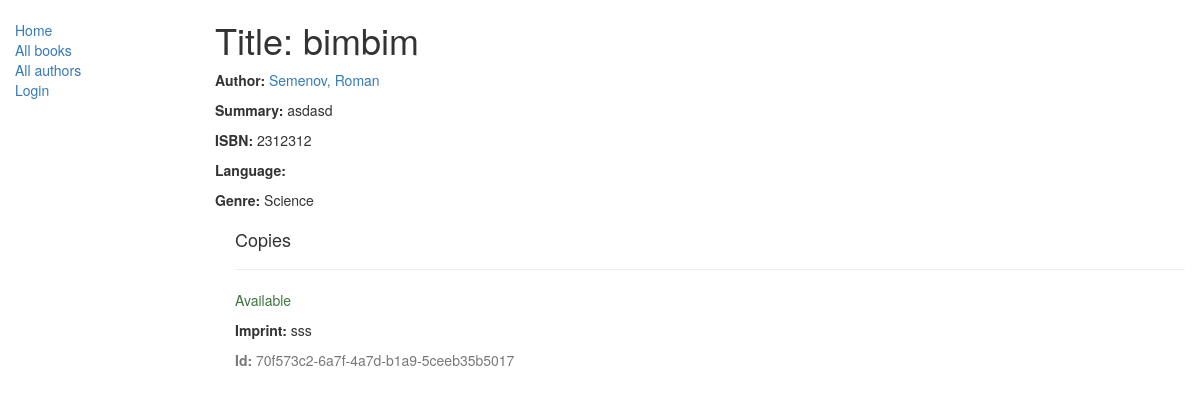
Before: /catalog/book/1 with the older database file.
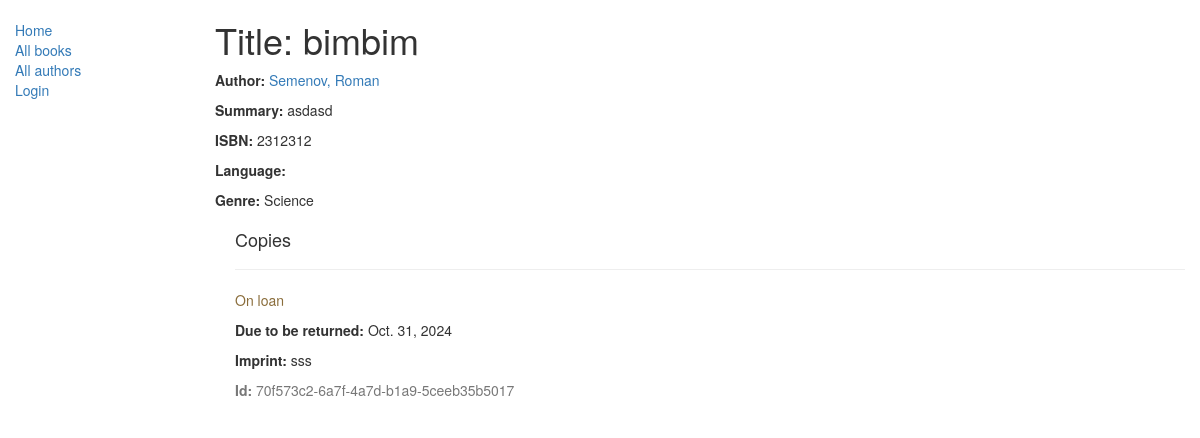
After: the same page with the newer database file.
### catalog/models.py (models this page shows, shortened)
class Book(models.Model):
    title = models.CharField(max_length=200)
    author = models.ForeignKey('Author', on_delete=models.SET_NULL, null=True)
    summary = models.TextField(max_length=1000, help_text="Enter a brief description of the book")
    isbn = models.CharField('ISBN',max_length=13, help_text='13 Character <a href="https://www.isbn-international.org/content/what-isbn">ISBN number</a>')
    genre = models.ManyToManyField(Genre, help_text="Select a genre for this book")
    def display_genre(self):
        return ', '.join([genre.name for genre in self.genre.all()[:3]])
    display_genre.short_description = 'Genre'

class Author(models.Model):
    first_name = models.CharField(max_length=100)
    last_name = models.CharField(max_length=100)
    date_of_birth = models.DateField(null=True, blank=True)
    date_of_death = models.DateField('Died', null=True, blank=True)
    def __str__(self):
        return '%s, %s' % (self.last_name, self.first_name)

class Genre(models.Model):
    name = models.CharField(max_length=200, help_text="Enter a book genre (e.g. Science Fiction, French Poetry etc.)")
    def __str__(self):
        return self.name

class BookInstance(models.Model):
    id = models.UUIDField(primary_key=True, default=uuid.uuid4, help_text="Unique ID for this particular book across whole library")
    book = models.ForeignKey('Book', on_delete=models.SET_NULL, null=True)
    imprint = models.CharField(max_length=200)
    due_back = models.DateField(null=True, blank=True)
    borrower = models.ForeignKey(User, on_delete=models.SET_NULL, null=True, blank=True)
    LOAN_STATUS = (
        ('m', 'Maintenance'),
        ('o', 'On loan'),
        ('a', 'Available'),
        ('r', 'Reserved'),
    )
    status = models.CharField(max_length=1, choices=LOAN_STATUS, blank=True, default='m', help_text='Book availability')
    class Meta:
        ordering = ["due_back"]
        permissions = (("can_mark_returned", "Set book as returned"),)

### catalog/views.py (the view)
# urls.py: path('book/<int:pk>', BookDetailView.as_view(), name='book-detail'),
class BookDetailView(generic.DetailView):
    model = Book

### catalog/templates/catalog/book_detail.html
{% extends "catalog/base_generic.html" %}
{% block content %}
  <h1>Title: {{ book.title }}</h1>
  <p><strong>Author:</strong> <a href="">{{ book.author }}</a></p>
  <p><strong>Summary:</strong> {{ book.summary }}</p>
  <p><strong>ISBN:</strong> {{ book.isbn }}</p>
  <p><strong>Language:</strong> {{ book.language }}</p>
  <p><strong>Genre:</strong> {% for genre in book.genre.all %} {{ genre }}{% if not forloop.last %}, {% endif %}{% endfor %}</p>
  <div style="margin-left:20px;margin-top:20px">
    <h4>Copies</h4>
    {% for copy in book.bookinstance_set.all %}
    <hr>
    <p class="{% if copy.status == 'a' %}text-success{% elif copy.status == 'd' %}text-danger{% else %}text-warning{% endif %}">{{ copy.get_status_display }}</p>
    {% if copy.status != 'a' %}<p><strong>Due to be returned:</strong> {{copy.due_back}}</p>{% endif %}
    <p><strong>Imprint:</strong> {{copy.imprint}}</p>
    <p class="text-muted"><strong>Id:</strong> {{copy.id}}</p>
    {% endfor %}
  </div>
{% endblock %}

### catalog/templates/catalog/base_generic.html (shortened to what this page needs)
<!doctype html>
<html lang="en">
  <head>
    <link
      rel="stylesheet"
      href="https://maxcdn.bootstrapcdn.com/bootstrap/3.3.7/css/bootstrap.min.css" />
    {% load static %}
    <link rel="stylesheet" href="{% static 'css/styles.css' %}" />
  </head>
  <body>
    <div class="container-fluid">
      <div class="row">
        <div class="col-sm-2">
          {% block sidebar %}
            <ul class="sidebar-nav">
                <li><a href="{% url 'index' %}">Home</a></li>
                <li><a href="{% url 'books' %}">All books</a></li>
                <li><a href="">All authors</a></li>
                {% if user.is_authenticated %}
                    <li>User: {{ user.get_username }}</li>
                    <li><a href="{% url 'my-borrowed' %}">My Borrowed</a></li>
                    <li>
                        <form method="post" action="{% url 'logout' %}?next={{ request.path }}">
                            {% csrf_token %}
                            <button type="submit" class="btn btn-link" style="padding: 0; border: none; background: none;">
                                Logout
                            </button>
                        </form>
                    </li>
                {% else %}
                    <li><a href="{% url 'login' %}?next={{ request.path }}">Login</a></li>
                {% endif %}
            </ul>
          {% endblock %}
        </div>
        <div class="col-sm-10 ">{% block content %}{% endblock %}</div>
      </div>
    </div>
  </body>
</html>

### catalog/static/css/styles.css (style rules this page uses)
.sidebar-nav { margin-top: 20px; padding: 0; list-style: none; }

Changed rows visible on the page:
changed BookInstance "sss": status "Available" → "On loan"; due_back (not shown) → "Oct. 31, 2024"
